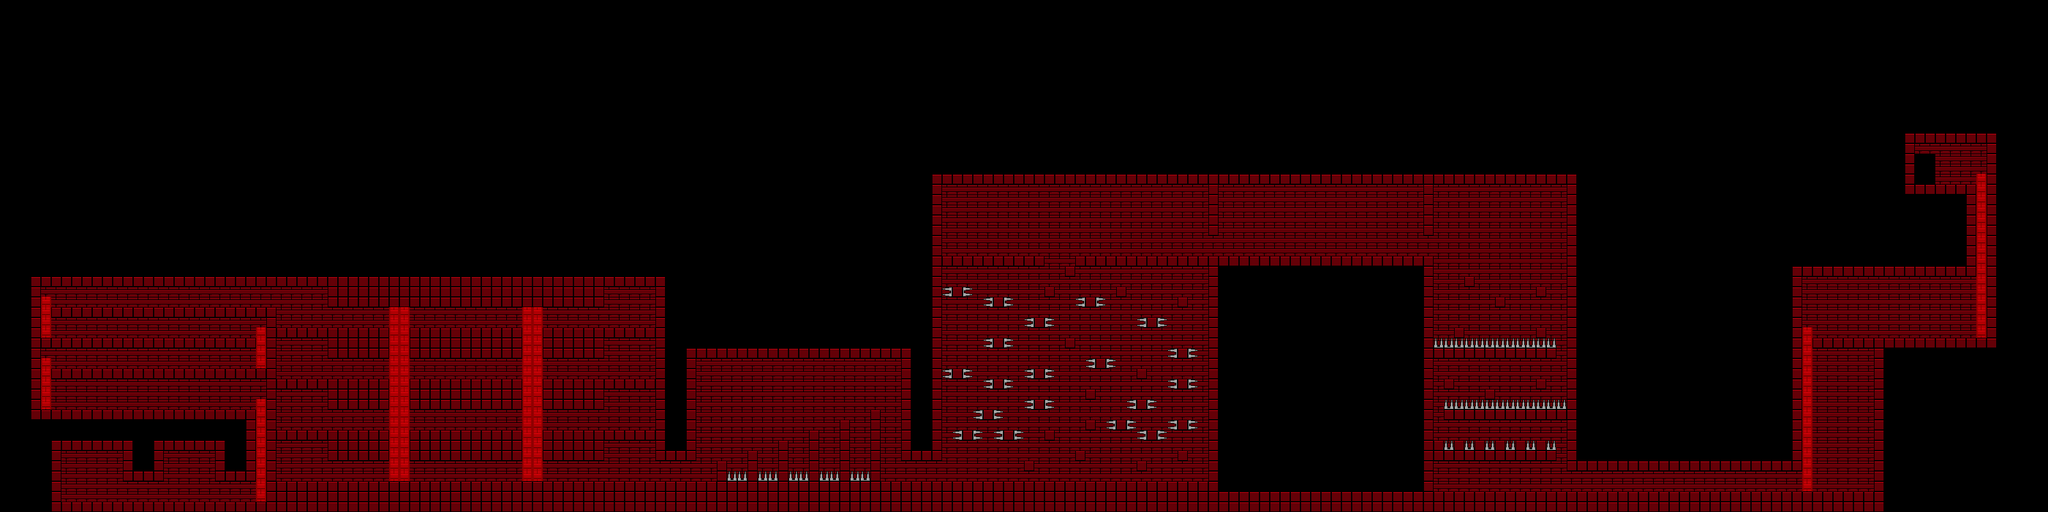

A 2D game scene composited from a Tiled map and its tileset images. What follows is a short description and the map's XML, with each tile layer's data collapsed to a summary:
An orthogonal 200x50 tile map with 16x16 px tiles, 4 tile layers (Wallpaper, Background, Foreground, Objects) and 131 objects (23x Gem, 17x Activator, 17x Spike Block, 16x Spawn, 16x Gate, ...).

<map version="1.0" orientation="orthogonal" width="200" height="50" tilewidth="16" tileheight="16">
 <tileset firstgid="1" name="mudworld" tilewidth="16" tileheight="16">
  <image source="../levels/mudworld.png" width="512" height="64" />
  <tile id="11">
   <properties>
    <property name="blocked" value="" />
   </properties>
  </tile>
  <tile id="13">
   <properties>
    <property name="blocked" value="" />
   </properties>
  </tile>
  <tile id="14">
   <properties>
    <property name="torch" value="" />
   </properties>
  </tile>
  <tile id="15">
   <properties>
    <property name="torch" value="" />
   </properties>
  </tile>
  <tile id="19">
   <properties>
    <property name="spike" value="" />
   </properties>
  </tile>
  <tile id="20">
   <properties>
    <property name="blocked" value="" />
   </properties>
  </tile>
  <tile id="22">
   <properties>
    <property name="torchS" value="" />
   </properties>
  </tile>
  <tile id="23">
   <properties>
    <property name="waterfall" value="" />
   </properties>
  </tile>
  <tile id="24">
   <properties>
    <property name="water" value="" />
    <property name="wave" value="" />
   </properties>
  </tile>
  <tile id="27">
   <properties>
    <property name="blocked" value="" />
   </properties>
  </tile>
  <tile id="43">
   <properties>
    <property name="blocked" value="" />
   </properties>
  </tile>
  <tile id="44">
   <properties>
    <property name="blocked" value="" />
   </properties>
  </tile>
  <tile id="46">
   <properties>
    <property name="climbable" value="" />
   </properties>
  </tile>
  <tile id="47">
   <properties>
    <property name="torch" value="" />
   </properties>
  </tile>
  <tile id="51">
   <properties>
    <property name="spike" value="" />
   </properties>
  </tile>
  <tile id="54">
   <properties>
    <property name="torchS" value="" />
   </properties>
  </tile>
  <tile id="55">
   <properties>
    <property name="waterfall" value="" />
   </properties>
  </tile>
  <tile id="56">
   <properties>
    <property name="water" value="" />
    <property name="wave" value="" />
   </properties>
  </tile>
  <tile id="78">
   <properties>
    <property name="blocked" value="" />
   </properties>
  </tile>
  <tile id="80">
   <properties>
    <property name="torch" value="" />
   </properties>
  </tile>
  <tile id="85">
   <properties>
    <property name="spike" value="" />
   </properties>
  </tile>
  <tile id="86">
   <properties>
    <property name="blocked" value="" />
   </properties>
  </tile>
  <tile id="87">
   <properties>
    <property name="torchS" value="" />
   </properties>
  </tile>
  <tile id="88">
   <properties>
    <property name="water" value="" />
   </properties>
  </tile>
  <tile id="89">
   <properties>
    <property name="water" value="" />
    <property name="wave" value="" />
   </properties>
  </tile>
  <tile id="93">
   <properties>
    <property name="blocked" value="" />
   </properties>
  </tile>
  <tile id="94">
   <properties>
    <property name="platform" value="" />
   </properties>
  </tile>
  <tile id="103">
   <properties>
    <property name="log" value="" />
   </properties>
  </tile>
  <tile id="104">
   <properties>
    <property name="log" value="" />
   </properties>
  </tile>
  <tile id="105">
   <properties>
    <property name="log" value="" />
   </properties>
  </tile>
  <tile id="115">
   <properties>
    <property name="torch" value="" />
   </properties>
  </tile>
  <tile id="119">
   <properties>
    <property name="spike" value="" />
   </properties>
  </tile>
  <tile id="122">
   <properties>
    <property name="torchS" value="" />
   </properties>
  </tile>
  <tile id="123">
   <properties>
    <property name="waterfall" value="" />
   </properties>
  </tile>
  <tile id="124">
   <properties>
    <property name="water" value="" />
    <property name="wave" value="" />
   </properties>
  </tile>
 </tileset>
 <layer name="Wallpaper" width="200" height="50">
  <data>[10000 cells, 299 non-empty, 4 distinct tile ids]</data>
 </layer>
 <layer name="Background" width="200" height="50">
  <data>[10000 cells, 6467 non-empty, 6 distinct tile ids]</data>
 </layer>
 <layer name="Foreground" width="200" height="50">
  <data>[10000 cells, 7216 non-empty, 9 distinct tile ids]</data>
 </layer>
 <layer name="Objects" width="200" height="50">
  <data>[10000 cells, 0 non-empty, 0 distinct tile ids]</data>
 </layer>
 <objectgroup name="Spawns" width="200" height="50">
  <object name="Main Spawn" x="101" y="742" width="71" height="39">
   <properties>
    <property name="spawnmain" value="" />
   </properties>
  </object>
  <object name="Spawn" x="123" y="598" width="86" height="38">
   <properties>
    <property name="roller" value="" />
   </properties>
  </object>
  <object name="Spawn" x="236" y="601" width="86" height="38">
   <properties>
    <property name="roller" value="" />
   </properties>
  </object>
  <object name="Spawn" x="157" y="538" width="86" height="38">
   <properties>
    <property name="roller" value="" />
   </properties>
  </object>
  <object name="Spawn" x="271" y="533" width="86" height="38">
   <properties>
    <property name="roller" value="" />
   </properties>
  </object>
  <object name="Spawn" x="148" y="486" width="86" height="38">
   <properties>
    <property name="charger" value="" />
   </properties>
  </object>
  <object name="Spawn" x="1630" y="289" width="22" height="19">
   <properties>
    <property name="bat" value="" />
   </properties>
  </object>
  <object name="Spawn" x="1691" y="290" width="22" height="19">
   <properties>
    <property name="bat" value="" />
   </properties>
  </object>
  <object name="Spawn" x="1573" y="290" width="22" height="19">
   <properties>
    <property name="bat" value="" />
   </properties>
  </object>
  <object name="Spawn" x="1750" y="291" width="22" height="19">
   <properties>
    <property name="bat" value="" />
   </properties>
  </object>
  <object name="Spawn" x="1807" y="292" width="22" height="19">
   <properties>
    <property name="bat" value="" />
   </properties>
  </object>
  <object name="Spawn" x="2071" y="375" width="22" height="19">
   <properties>
    <property name="golem" value="" />
   </properties>
  </object>
  <object name="Spawn" x="2291" y="450" width="22" height="19">
   <properties>
    <property name="bat" value="" />
   </properties>
  </object>
  <object name="Spawn" x="2403" y="466" width="22" height="19">
   <properties>
    <property name="bat" value="" />
   </properties>
  </object>
  <object name="Spawn" x="2303" y="562" width="22" height="19">
   <properties>
    <property name="bat" value="" />
   </properties>
  </object>
  <object name="Spawn" x="2379" y="562" width="22" height="19">
   <properties>
    <property name="bat" value="" />
   </properties>
  </object>
  <object name="Spawn" x="2962" y="508" width="22" height="19">
   <properties>
    <property name="zombies" value="" />
   </properties>
  </object>
 </objectgroup>
 <objectgroup name="Camera Bounds" width="200" height="50">
  <object name="Left Bounds" x="1" y="593" width="22" height="183">
   <properties>
    <property name="leftbounds" value="" />
   </properties>
  </object>
  </objectgroup>
 <objectgroup name="Creature Bounds" width="200" height="50">
  <!-- 98 objects omitted --></objectgroup>
 <objectgroup name="Slopes" width="200" height="50" />
 <objectgroup name="Gems" width="200" height="50">
  <!-- 79 objects omitted --></objectgroup>
 <objectgroup name="Platforms" width="200" height="50" />
 <objectgroup name="Destructibles" width="200" height="50">
  <!-- 56 objects omitted --></objectgroup>
 <objectgroup name="Platform Bounds" width="200" height="50" />
 <objectgroup name="Respawn Points" width="200" height="50">
  <!-- 7 objects omitted --></objectgroup>
 <objectgroup name="End Door" width="200" height="50">
  <!-- 1 objects omitted --></objectgroup>
</map>
<!-- 113 of 131 objects omitted -->